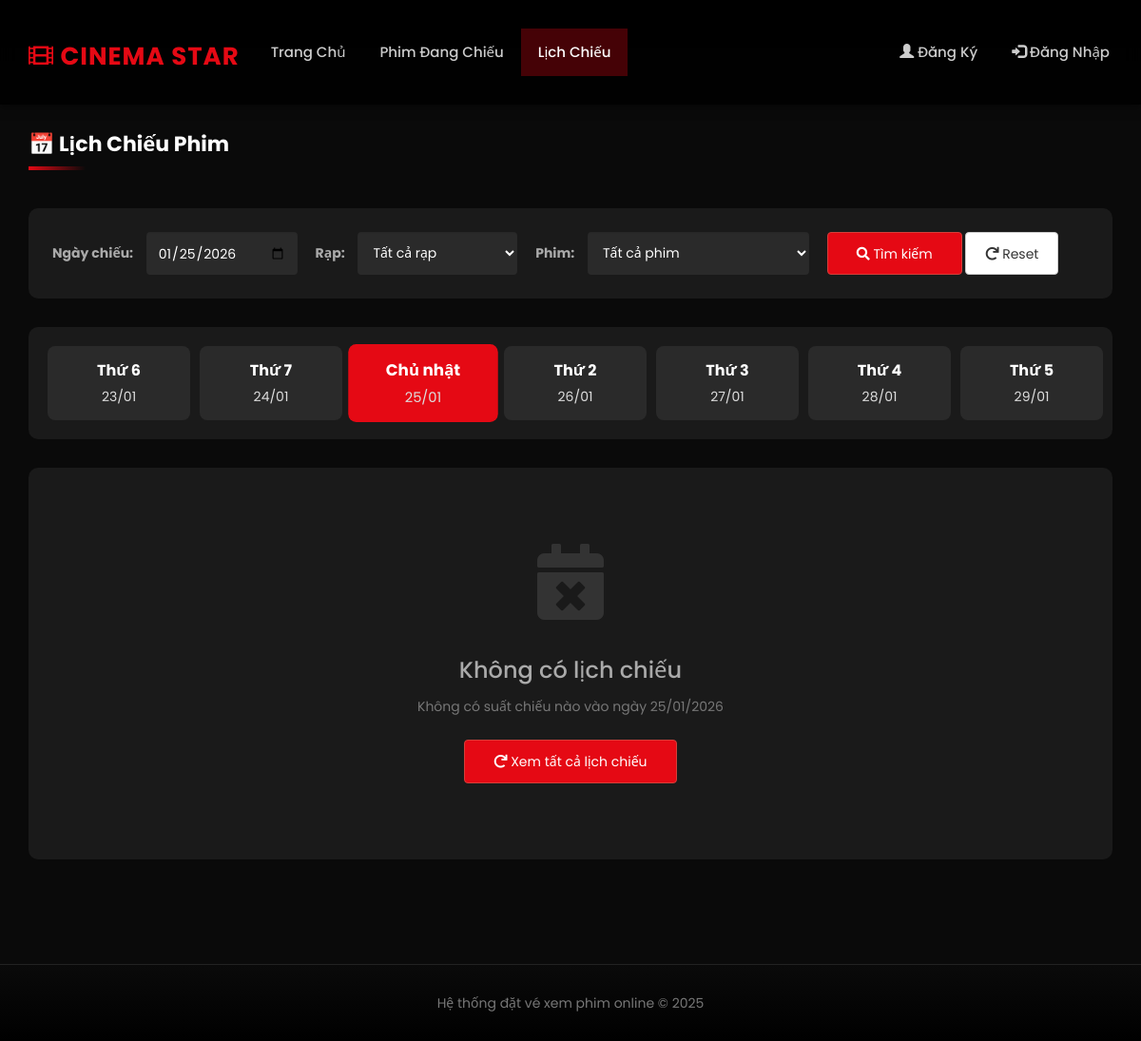
The page /schedule.php?date=2026-01-25 on the database as committed earlier.
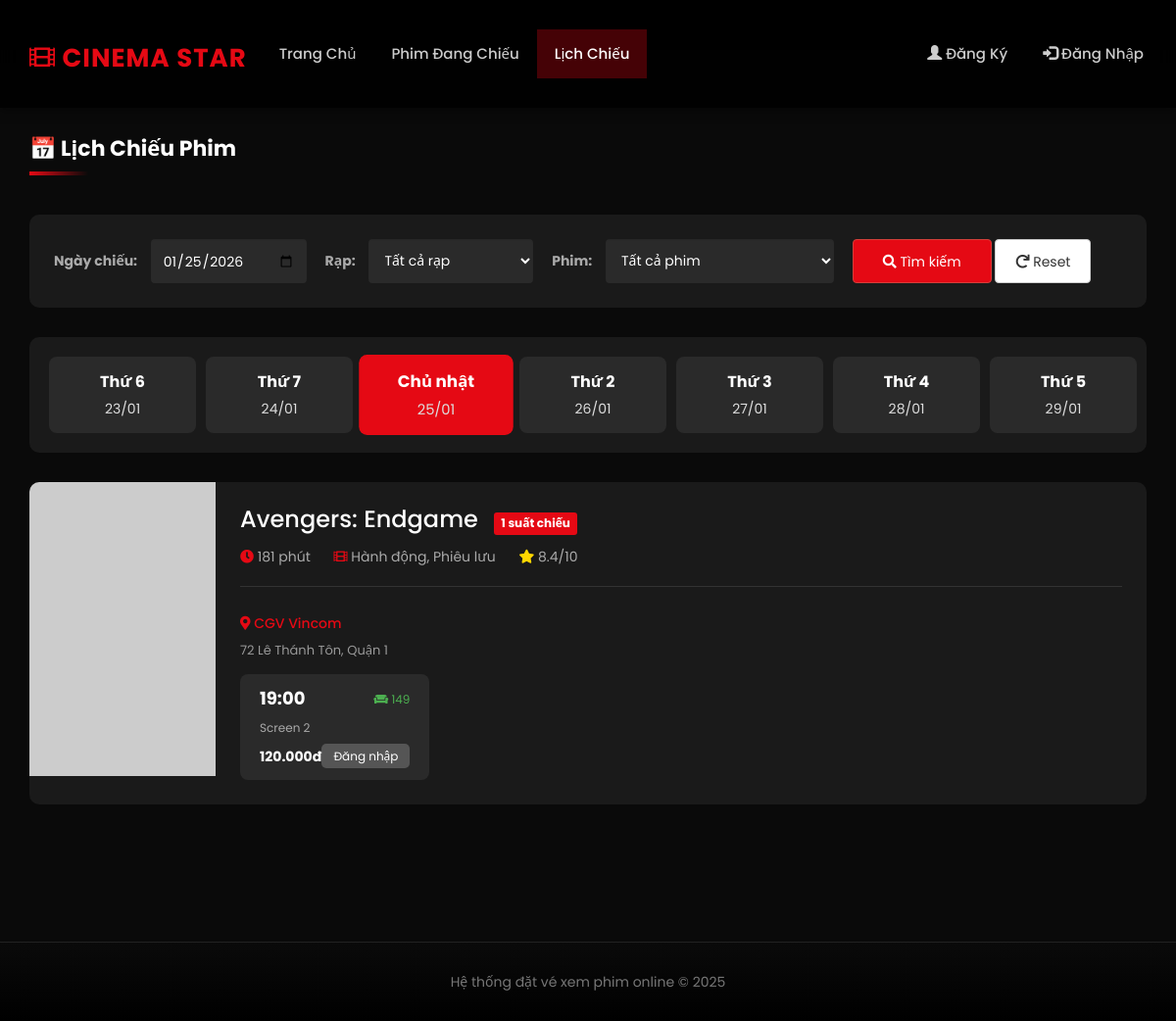
The same page on the database as committed later.
### tables this page shows
CREATE TABLE IF NOT EXISTS `tbl_movie` (
  `movie_id` int(11) NOT NULL AUTO_INCREMENT,
  `movie_name` varchar(200) NOT NULL,
  `director` varchar(100) DEFAULT NULL,
  `cast` text DEFAULT NULL,
  `description` text DEFAULT NULL,
  `image` varchar(500) DEFAULT NULL,
  `video_url` varchar(500) DEFAULT NULL,
  `duration` int(11) DEFAULT NULL COMMENT 'Thời lượng phim (phút)',
  `genre` varchar(100) DEFAULT NULL,
  `release_date` date DEFAULT NULL,
  `rating` decimal(3,1) DEFAULT 0.0,
  `status` enum('coming_soon','now_showing','ended') DEFAULT 'now_showing',
  `created_at` timestamp NOT NULL DEFAULT current_timestamp(),
  PRIMARY KEY (`movie_id`)
);

CREATE TABLE IF NOT EXISTS `tbl_screenings` (
  `screening_id` int(11) NOT NULL AUTO_INCREMENT,
  `movie_id` int(11) NOT NULL,
  `theatre_id` int(11) NOT NULL,
  `screen_name` varchar(50) DEFAULT NULL,
  `show_date` date NOT NULL,
  `show_time` time NOT NULL,
  `price` decimal(10,2) DEFAULT 0.00,
  `available_seats` int(11) DEFAULT 100,
  PRIMARY KEY (`screening_id`),
  KEY `movie_id` (`movie_id`),
  KEY `theatre_id` (`theatre_id`)
);

CREATE TABLE IF NOT EXISTS `tbl_theatre` (
  `id` int(11) NOT NULL AUTO_INCREMENT,
  `name` varchar(100) NOT NULL,
  `address` varchar(255) DEFAULT NULL,
  `city` varchar(50) DEFAULT NULL,
  `phone` varchar(20) DEFAULT NULL,
  `total_screens` int(11) DEFAULT 1,
  PRIMARY KEY (`id`)
);

### schedule.php (the view, shortened to what the changed rows need)
<?php include('header.php'); ?>
<div class="container" style="margin-top: 30px; margin-bottom: 50px;">
    <h2 class="section-title">📅 Lịch Chiếu Phim</h2>
    <div style="background: #1a1a1a; padding: 20px; border-radius: 10px; margin-bottom: 30px; overflow-x: auto;">
        <div style="display: flex; gap: 10px; min-width: max-content;">
            <?php
            for($i = 0; $i < 7; $i++) {
                $day = date('Y-m-d', strtotime("+$i days"));
                $day_name = date('l', strtotime($day));
                $day_names = [
                    'Monday' => 'Thứ 2',
                    'Tuesday' => 'Thứ 3',
                    'Wednesday' => 'Thứ 4',
                    'Thursday' => 'Thứ 5',
                    'Friday' => 'Thứ 6',
                    'Saturday' => 'Thứ 7',
                    'Sunday' => 'Chủ nhật'
                ];
                $is_active = (isset($_GET['date']) && $_GET['date'] == $day) || (!isset($_GET['date']) && $i == 0);
                $active_style = $is_active ? 'background: #e50914; transform: scale(1.05);' : 'background: #2a2a2a;';
            ?>
            <a href="?date=<?php echo $day; ?><?php echo isset($_GET['theatre']) ? '&theatre='.$_GET['theatre'] : ''; ?><?php echo isset($_GET['movie']) ? '&movie='.$_GET['movie'] : ''; ?>"
               style="flex: 0 0 150px; <?php echo $active_style; ?> padding: 15px; border-radius: 8px; text-align: center; text-decoration: none; transition: all 0.3s;">
                <div style="color: #fff; font-weight: bold; font-size: 16px; margin-bottom: 5px;">
                    <?php echo $day_names[$day_name]; ?>
                </div>
                <div style="color: #ddd; font-size: 14px;">
                    <?php echo date('d/m', strtotime($day)); ?>
                </div>
            </a>
            <?php } ?>
        </div>
    </div>
    <?php
    $where = "WHERE s.show_date >= CURDATE()";
    $selected_date = isset($_GET['date']) ? mysqli_real_escape_string($con, $_GET['date']) : date('Y-m-d');
    $where .= " AND s.show_date = '$selected_date'";
    $movies_with_schedule = mysqli_query($con, "
        SELECT DISTINCT m.*,
               (SELECT COUNT(*) FROM tbl_screenings WHERE movie_id = m.movie_id AND show_date = '$selected_date') as screening_count
        FROM tbl_movie m
        JOIN tbl_screenings s ON m.movie_id = s.movie_id
        $where
        ORDER BY m.movie_name
    ");
    if(mysqli_num_rows($movies_with_schedule) > 0) {
        while($movie = mysqli_fetch_array($movies_with_schedule)) {
    ?>
    <div style="background: #1a1a1a; border-radius: 10px; margin-bottom: 30px; overflow: hidden;">
        <div class="row" style="margin: 0;">
            <div class="col-md-2" style="padding: 0;">
                <img src="<?php echo $movie['image']; ?>" style="width: 100%; height: 100%; object-fit: cover; min-height: 300px;" onerror="this.src='https://via.placeholder.com/200x300?text=No+Image';">
            </div>
            <div class="col-md-10" style="padding: 25px;">
                <h3 style="color: #fff; margin-top: 0; margin-bottom: 15px;">
                    <?php echo htmlspecialchars($movie['movie_name']); ?>
                    <span class="label label-danger" style="background: #e50914; font-size: 12px; margin-left: 10px;">
                        <?php echo $movie['screening_count']; ?> suất chiếu
                    </span>
                </h3>
                <div style="margin-bottom: 20px;">
                    <span style="color: #aaa; margin-right: 20px;">
                        <i class="fas fa-clock" style="color: #e50914;"></i>
                        <?php echo $movie['duration']; ?> phút
                    </span>
                    <span style="color: #aaa; margin-right: 20px;">
                        <i class="fas fa-film" style="color: #e50914;"></i>
                        <?php echo htmlspecialchars($movie['genre']); ?>
                    </span>
                    <span style="color: #aaa;">
                        <i class="fas fa-star" style="color: #ffd700;"></i>
                        <?php echo $movie['rating']; ?>/10
                    </span>
                </div>
                <?php
                $screenings_by_theatre = mysqli_query($con, "
                    SELECT s.*, t.name as theatre_name, t.address
                    FROM tbl_screenings s
                    JOIN tbl_theatre t ON s.theatre_id = t.id
                    WHERE s.movie_id = '{$movie['movie_id']}' AND s.show_date = '$selected_date'
                    " . (isset($_GET['theatre']) && !empty($_GET['theatre']) ? "AND s.theatre_id = '{$_GET['theatre']}'" : "") . "
                    ORDER BY t.name, s.show_time
                ");
                $current_theatre = '';
                while($screening = mysqli_fetch_array($screenings_by_theatre)) {
                    if($current_theatre != $screening['theatre_name']) {
                        $current_theatre = $screening['theatre_name'];
                ?>
                <div style="border-top: 1px solid #333; padding-top: 20px; margin-top: 20px;">
                    <h5 style="color: #e50914; margin-bottom: 10px;">
                        <i class="fas fa-map-marker-alt"></i> <?php echo htmlspecialchars($screening['theatre_name']); ?>
                    </h5>
                    <p style="color: #999; font-size: 13px; margin-bottom: 15px;">
                        <?php echo htmlspecialchars($screening['address']); ?>
                    </p>
                    <div style="display: flex; flex-wrap: wrap; gap: 10px;">
                <?php } ?>
                <div style="background: #2a2a2a; border-radius: 8px; padding: 12px 20px; min-width: 180px; transition: all 0.3s;"
                     onmouseover="this.style.background='#e50914'; this.style.transform='translateY(-3px)';"
                     onmouseout="this.style.background='#2a2a2a'; this.style.transform='translateY(0)';">
                    <div style="display: flex; justify-content: space-between; align-items: center; margin-bottom: 8px;">
                        <span style="color: #fff; font-size: 18px; font-weight: bold;">
                            <?php echo date('H:i', strtotime($screening['show_time'])); ?>
                        </span>
                        <span style="color: <?php echo $screening['available_seats'] > 50 ? '#4CAF50' : ($screening['available_seats'] > 20 ? '#FF9800' : '#f44336'); ?>; font-size: 12px;">
                            <i class="fas fa-couch"></i> <?php echo $screening['available_seats']; ?>
                        </span>
                    </div>
                    <div style="font-size: 12px; color: #aaa; margin-bottom: 8px;">
                        <?php echo htmlspecialchars($screening['screen_name']); ?>
                    </div>
                    <div style="display: flex; justify-content: space-between; align-items: center;">
                        <span style="color: #fff; font-weight: bold;">
                            <?php echo number_format($screening['price'], 0, ',', '.'); ?>đ
                        </span>
                        <?php if(isset($_SESSION['user'])) { ?>
                            <a href="booking.php?screening_id=<?php echo $screening['screening_id']; ?>"
                               style="background: rgba(255,255,255,0.2); color: #fff; padding: 4px 12px; border-radius: 5px; font-size: 12px; text-decoration: none; font-weight: bold;">
                                ĐẶT VÉ
                            </a>
                        <?php } else { ?>
                            <a href="login.php"
                               style="background: rgba(255,255,255,0.2); color: #fff; padding: 4px 12px; border-radius: 5px; font-size: 12px; text-decoration: none;">
                                Đăng nhập
                            </a>
                        <?php } ?>
                    </div>
                </div>
                <?php
                }
                echo '</div></div>';
                ?>
            </div>
        </div>
    </div>
    <?php
        }
    } else {
    ?>
    <div style="text-align: center; padding: 80px 20px; background: #1a1a1a; border-radius: 10px;">
        <i class="fas fa-calendar-times" style="font-size: 80px; color: #333; margin-bottom: 20px;"></i>
        <h3 style="color: #aaa; margin-bottom: 15px;">Không có lịch chiếu</h3>
        <p style="color: #777; margin-bottom: 25px;">
            <?php
            if(isset($_GET['date'])) {
                echo 'Không có suất chiếu nào vào ngày ' . date('d/m/Y', strtotime($_GET['date']));
            } else {
                echo 'Hiện tại chưa có lịch chiếu nào phù hợp với bộ lọc của bạn';
            }
            ?>
        </p>
        <a href="schedule.php" class="btn btn-danger" style="background: #e50914; padding: 12px 30px;">
            <i class="fas fa-redo"></i> Xem tất cả lịch chiếu
        </a>
    </div>
    <?php } ?>
</div>
<?php include('footer.php'); ?>

Rows that differ between the two databases and show on the page:
now on this page (row unchanged): tbl_movie: movie_name "Avengers: Endgame", screening_count "1", duration "181", genre "Hành động, Phiêu lưu", rating "8.4"
now on this page (row edited): tbl_screenings: theatre.name "CGV Vincom", theatre.address "72 Lê Thánh Tôn, Quận 1", show_time "19:00", available_seats "149", screen_name "Screen 2", price "120.000"
Other text that changed with them:
date('d/m/Y', strtotime($_GET['date'])): "25/01/2026" → (not shown)
text no longer shown: "Không có lịch chiếu Không có suất chiếu nào vào ngày Xem tất cả lịch chiếu"
